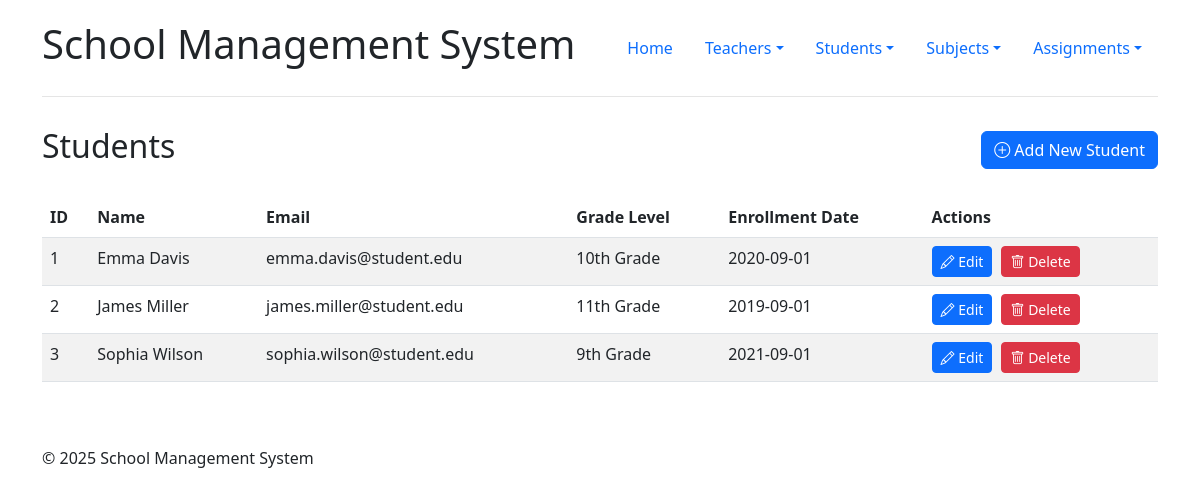
Page /students/index.php on the committed database.
### tables this page shows
CREATE TABLE IF NOT EXISTS students (
    student_id INT AUTO_INCREMENT PRIMARY KEY,
    first_name VARCHAR(50) NOT NULL,
    last_name VARCHAR(50) NOT NULL,
    email VARCHAR(100) UNIQUE,
    date_of_birth DATE,
    grade_level VARCHAR(20),
    enrollment_date DATE,
    created_at TIMESTAMP DEFAULT CURRENT_TIMESTAMP,
    updated_at TIMESTAMP DEFAULT CURRENT_TIMESTAMP ON UPDATE CURRENT_TIMESTAMP
);

### students/index.php (the view, shortened to what this page needs)
<?php
require_once '../includes/header.php';
$query = "SELECT * FROM students ORDER BY last_name, first_name";
$result = $conn->query($query);
?>
<div class="row">
    <div class="col-md-12">
        <div class="d-flex justify-content-between align-items-center mb-4">
            <h2>Students</h2>
            <a href="/school/students/create.php" class="btn btn-primary"><i class="bi bi-plus-circle"></i> Add New Student</a>
        </div>
        <?php if ($result->num_rows > 0): ?>
            <div class="table-responsive">
                <table class="table table-striped table-hover">
                    <thead>
                        <tr>
                            <th>ID</th>
                            <th>Name</th>
                            <th>Email</th>
                            <th>Grade Level</th>
                            <th>Enrollment Date</th>
                            <th>Actions</th>
                        </tr>
                    </thead>
                    <tbody>
                        <?php while ($row = $result->fetch_assoc()): ?>
                            <tr>
                                <td><?php echo $row['student_id']; ?></td>
                                <td><?php echo htmlspecialchars($row['first_name'] . ' ' . $row['last_name']); ?></td>
                                <td><?php echo htmlspecialchars($row['email']); ?></td>
                                <td><?php echo htmlspecialchars($row['grade_level']); ?></td>
                                <td><?php echo $row['enrollment_date']; ?></td>
                                <td class="action-buttons">
                                    <a href="/school/students/edit.php?id=<?php echo $row['student_id']; ?>" class="btn btn-sm btn-primary"><i class="bi bi-pencil"></i> Edit</a>
                                    <a href="/school/students/index.php?delete=<?php echo $row['student_id']; ?>" class="btn btn-sm btn-danger" onclick="return confirm('Are you sure you want to delete this student?');"><i class="bi bi-trash"></i> Delete</a>
                                </td>
                            </tr>
                        <?php endwhile; ?>
                    </tbody>
                </table>
            </div>
        <?php else: ?>
            <div class="alert alert-info">No students found. <a href="/school/students/create.php">Add a new student</a>.</div>
        <?php endif; ?>
    </div>
</div>
<?php require_once '../includes/footer.php'; ?>

### includes/header.php (shortened to what this page needs)
<!DOCTYPE html>
<html lang="en">
<head>
    <link href="https://cdn.jsdelivr.net/npm/bootstrap@5.3.0-alpha1/dist/css/bootstrap.min.css" rel="stylesheet">
    <link rel="stylesheet" href="https://cdn.jsdelivr.net/npm/bootstrap-icons@1.10.0/font/bootstrap-icons.css">
</head>
<body>
    <div class="container">
        <div class="header">
            <div class="d-flex justify-content-between align-items-center">
                <h1>School Management System</h1>
                <nav>
                    <ul class="nav nav-pills">
                        <li class="nav-item"><a href="/school/index.php" class="nav-link">Home</a></li>
                        <li class="nav-item dropdown">
                            <a class="nav-link dropdown-toggle" href="#" role="button" data-bs-toggle="dropdown">Teachers</a>
                        </li>
                        <li class="nav-item dropdown">
                            <a class="nav-link dropdown-toggle" href="#" role="button" data-bs-toggle="dropdown">Students</a>
                        </li>
                        <li class="nav-item dropdown">
                            <a class="nav-link dropdown-toggle" href="#" role="button" data-bs-toggle="dropdown">Subjects</a>
                        </li>
                        <li class="nav-item dropdown">
                            <a class="nav-link dropdown-toggle" href="#" role="button" data-bs-toggle="dropdown">Assignments</a>
                        </li>
                    </ul>
                </nav>
            </div>
        </div>

### includes/footer.php (shortened to what this page needs)
<footer class="footer mt-5">
            <p>&copy; <?php echo date('Y'); ?> School Management System</p>
        </footer>
    </div>
</body>
</html>

### includes/header.php (style rules this page uses)
body { padding-top: 20px; padding-bottom: 20px; }
.header { padding-bottom: 20px; border-bottom: 1px solid #e5e5e5; margin-bottom: 30px; }
.action-buttons .btn { margin-right: 5px; }

### rows in the picture
students: student_id "1", first_name+last_name "Emma Davis", email "emma.davis@student.edu", grade_level "10th Grade", enrollment_date "2020-09-01"
students: student_id "2", first_name+last_name "James Miller", email "james.miller@student.edu", grade_level "11th Grade", enrollment_date "2019-09-01"
students: student_id "3", first_name+last_name "Sophia Wilson", email "sophia.wilson@student.edu", grade_level "9th Grade", enrollment_date "2021-09-01"
